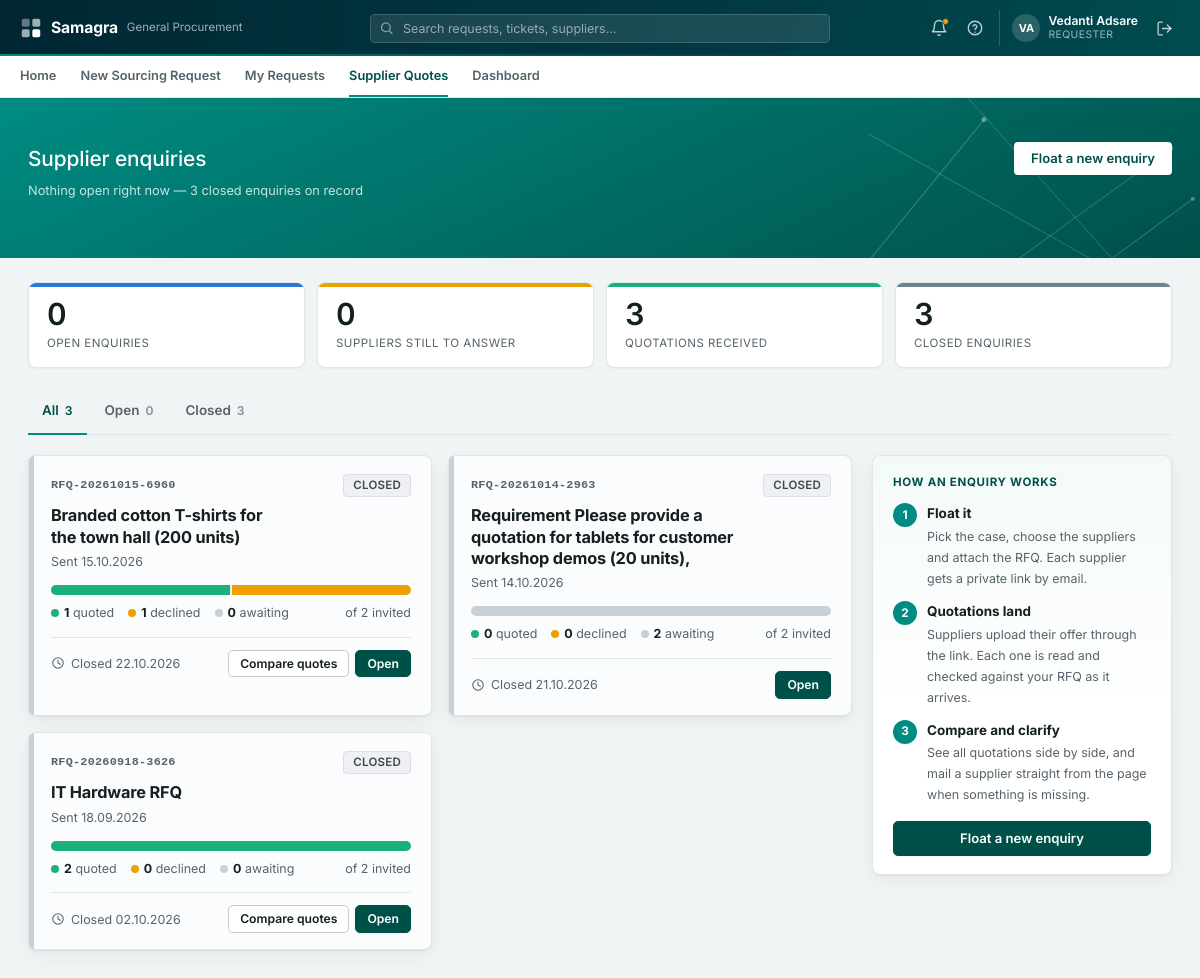
The page /supplier-rfq (signed in) on the database its author committed.
### tables this page shows
CREATE TABLE users (
    email           TEXT PRIMARY KEY,
    name            TEXT NOT NULL,
    salt            TEXT NOT NULL,
    password_hash   TEXT NOT NULL,
    created_at      TIMESTAMP NOT NULL
);

CREATE TABLE rfq_rounds (
    id            INTEGER PRIMARY KEY AUTOINCREMENT,
    reference     TEXT NOT NULL UNIQUE,
    case_id       INTEGER REFERENCES cases(id),
    subject       TEXT NOT NULL,
    message       TEXT,
    created_by    TEXT NOT NULL,
    created_at    TIMESTAMP NOT NULL,
    closes_at     TIMESTAMP NOT NULL,
    status        TEXT NOT NULL DEFAULT 'OPEN',
    closed_at     TIMESTAMP
, created_by_email TEXT, offer_analysis TEXT, offer_analysis_at TIMESTAMP, infosec_answers TEXT);

### routers/supplier_routes.py (the view)
@router.get("/supplier-rfq", response_class=HTMLResponse)
async def rfq_list(request: Request, user=Depends(require_requester)):
    rounds = db.list_rfq_rounds(user["name"])
    today = date.today()
    for r in rounds:
        r["is_open"] = supplier_rfq.is_open(r)
        r["quoted"] = r["responded"] - r["declined"]
        r["awaiting"] = r["invited"] - r["responded"]
        closes = _parse_date(str(r["closes_at"])[:10])
        r["days_left"] = (closes - today).days if closes else None
        r["case"] = db.get_case(r["case_id"]) if r.get("case_id") else None
        if not r["is_open"]:
            r["tone"] = "closed"
        elif r["awaiting"] == 0:
            r["tone"] = "done"          # everyone has answered - compare
        elif r["days_left"] is not None and r["days_left"] <= 2:
            r["tone"] = "urgent"        # deadline on top of them, replies missing
        else:
            r["tone"] = "waiting"
    stats = {
        "open": sum(1 for r in rounds if r["is_open"]),
        "awaiting": sum(r["awaiting"] for r in rounds if r["is_open"]),
        "quoted": sum(r["quoted"] for r in rounds),
        "closed": sum(1 for r in rounds if not r["is_open"]),
    }
    return templates.TemplateResponse(request, "buyer/rfq_list.html", {
        "user": user, "nav_page": "supplier_rfq", "rounds": rounds, "stats": stats,
        "flash": request.session.pop("rfq_flash", None),
    })

### templates/buyer/rfq_list.html (shortened to what this page needs)
{% extends "base.html" %}
{% import "_macros/icons.html" as ic %}
{% block hero %}
<div class="sf-hero-band">
    <div class="sf-hero-inner">
        <div class="sf-hero-row">
            <div class="sf-hero-title-group">
                <h1 class="sf-hero-title">Supplier enquiries</h1>
            </div>
            <div class="sf-hero-actions">
                <a href="/supplier-rfq/new" class="sf-hero-btn sf-hero-btn--solid">Float a new enquiry</a>
            </div>
        </div>
        <p class="sf-hero-meta">
            {% if stats.open %}{{ stats.open }} open enquir{{ "y" if stats.open == 1 else "ies" }} · {{ stats.awaiting }} supplier{{ "s" if stats.awaiting != 1 }} still to answer
            {% elif rounds %}Nothing open right now — {{ stats.closed }} closed enquir{{ "y" if stats.closed == 1 else "ies" }} on record
            {% else %}Send your RFQ to bidders and collect their quotations back in one place{% endif %}
        </p>
    </div>
</div>
{% endblock %}
{% block content %}
{% if not rounds %}
<div class="sf-rfq-empty">
    <div class="sf-card sf-rfq-empty__card">
        <h2>No enquiries yet</h2>
        <p>Floating an enquiry mails your RFQ and supporting documents to a list of suppliers, and gives each one a private page to send their quotation back through. As the quotations land, they are read and put side by side for you.</p>
        <a href="/supplier-rfq/new" class="sf-btn sf-btn--primary">Float a new enquiry</a>
    </div>
    {% include "buyer/_rfq_howto.html" %}
</div>
{% else %}
<div class="sf-kpi-row sf-rfq-kpis">
    <div class="sf-kpi sf-rfq-kpi sf-rfq-kpi--open"><div class="sf-kpi__value">{{ stats.open }}</div><div class="sf-kpi__label">Open enquiries</div></div>
    <div class="sf-kpi sf-rfq-kpi sf-rfq-kpi--wait"><div class="sf-kpi__value">{{ stats.awaiting }}</div><div class="sf-kpi__label">Suppliers still to answer</div></div>
    <div class="sf-kpi sf-rfq-kpi sf-rfq-kpi--quoted"><div class="sf-kpi__value">{{ stats.quoted }}</div><div class="sf-kpi__label">Quotations received</div></div>
    <div class="sf-kpi sf-rfq-kpi sf-rfq-kpi--closed"><div class="sf-kpi__value">{{ stats.closed }}</div><div class="sf-kpi__label">Closed enquiries</div></div>
</div>
<div class="sf-list-tabs" data-list-tabs>
    <a href="#" class="sf-list-tabs__item active" data-tab-filter="all">All <span class="sf-list-tabs__count">{{ rounds | length }}</span></a>
    <a href="#" class="sf-list-tabs__item" data-tab-filter="open">Open <span class="sf-list-tabs__count">{{ stats.open }}</span></a>
    <a href="#" class="sf-list-tabs__item" data-tab-filter="closed">Closed <span class="sf-list-tabs__count">{{ stats.closed }}</span></a>
</div>
<div class="sf-rfq-layout">
<div class="sf-rfq-cards">
    {% for r in rounds %}
    <div class="sf-card sf-rfq-card sf-rfq-card--{{ r.tone }}" data-category="{{ 'open' if r.is_open else 'closed' }}" data-href="/supplier-rfq/{{ r.id }}" tabindex="0">
        <div class="sf-rfq-card__top">
            <span class="sf-rfq-card__ref">{{ r.reference }}</span>
            {% if r.is_open %}
            <span class="sf-list-chip" style="background:#E5F5EA;color:#15803D;border:1px solid #BEE3C8;">Open</span>
            {% else %}
            <span class="sf-list-chip" style="background:#EEF0F3;color:#42474F;border:1px solid #DBDEE3;">Closed</span>
            {% endif %}
        </div>
        <h3 class="sf-rfq-card__title">{{ r.subject }}</h3>
        <p class="sf-rfq-card__meta">
            Sent {{ r.created_at | date }}{% if r.case %} · for <a href="/requests/{{ r.case.id }}">{{ r.case.ticket_no }}</a>{% endif %}
        </p>
        <div class="sf-rfq-progress" title="{{ r.quoted }} quoted · {{ r.declined }} declined · {{ r.awaiting }} awaiting">
            {% if r.invited %}
            {% if r.quoted %}<i class="is-quoted" style="width:{{ r.quoted * 100 / r.invited }}%"></i>{% endif %}
            {% if r.declined %}<i class="is-declined" style="width:{{ r.declined * 100 / r.invited }}%"></i>{% endif %}
            {% if r.awaiting %}<i class="is-awaiting" style="width:{{ r.awaiting * 100 / r.invited }}%"></i>{% endif %}
            {% endif %}
        </div>
        <div class="sf-rfq-card__counts">
            <span><b>{{ r.quoted }}</b> quoted</span>
            <span><b>{{ r.declined }}</b> declined</span>
            <span><b>{{ r.awaiting }}</b> awaiting</span>
            <span class="sf-rfq-card__invited">of {{ r.invited }} invited</span>
        </div>
        <div class="sf-rfq-card__foot">
            <span class="sf-rfq-card__deadline">
                {% if not r.is_open %}Closed {{ (r.closed_at or r.closes_at) | date }}
                {% elif r.days_left is not none and r.days_left < 0 %}Deadline passed {{ r.closes_at | date }}
                {% elif r.days_left == 0 %}Closes <b>today</b>
                {% elif r.days_left == 1 %}Closes <b>tomorrow</b> · {{ r.closes_at | date }}
                {% else %}<b>{{ r.days_left }} days</b> left · closes {{ r.closes_at | date }}{% endif %}
            </span>
            <span class="sf-rfq-card__actions">
                {% if r.responded %}<a href="/supplier-rfq/{{ r.id }}#compare" class="sf-btn sf-btn--secondary sf-btn--sm">Compare quotes</a>{% endif %}
                <a href="/supplier-rfq/{{ r.id }}" class="sf-btn sf-btn--primary sf-btn--sm">Open</a>
            </span>
        </div>
    </div>
    {% endfor %}
</div>
<aside class="sf-rfq-rail">
    {% include "buyer/_rfq_howto.html" %}
</aside>
</div>
{% endif %}
{% endblock %}

### templates/base.html (shortened to what this page needs)
<!doctype html>
<html lang="en">
<head>
    <link rel="stylesheet" href="{{ asset_url('/static/css/base.css') }}">
    <link rel="stylesheet" href="{{ asset_url('/static/css/header.css') }}">
    <link rel="stylesheet" href="{{ asset_url('/static/css/forms.css') }}">
    <link rel="stylesheet" href="{{ asset_url('/static/css/queue.css') }}">
    <link rel="stylesheet" href="{{ asset_url('/static/css/login.css') }}">
    <link rel="stylesheet" href="{{ asset_url('/static/css/detail-hero.css') }}">
    <link rel="stylesheet" href="{{ asset_url('/static/css/new-request-form.css') }}">
    <link rel="stylesheet" href="{{ asset_url('/static/css/requester-home.css') }}">
    <link rel="stylesheet" href="{{ asset_url('/static/css/login-split.css') }}">
    <link rel="stylesheet" href="{{ asset_url('/static/css/confirm-success.css') }}">
    <link rel="stylesheet" href="{{ asset_url('/static/css/my-requests.css') }}">
    <link rel="stylesheet" href="{{ asset_url('/static/css/buyer-queue-list.css') }}">
    <link rel="stylesheet" href="{{ asset_url('/static/css/case-status.css') }}">
</head>
<body class="{% block body_class %}{% endblock %}">
{% import "_macros/icons.html" as ic %}
{% import "_macros/notification_panel.html" as np %}
{% if user %}
<div class="sf-shell-header">
    <div class="sf-shell-header__row">
        <a class="sf-shell-brand" href="/home" title="Home">
            <span class="sf-shell-brand__name">Samagra</span>
            <span class="sf-shell-brand__dept">General Procurement</span>
        </a>
        {% if not user.is_admin %}
        <form class="sf-shell-search" method="get" action="{{ '/queue' if user.role == 'buyer' else '/requests' }}">
            <input type="text" name="q" placeholder="Search requests, tickets, suppliers..." value="{{ request.query_params.get('q', '') }}">
        </form>
        {% else %}
        <div class="sf-shell-search" style="visibility:hidden;"></div>
        {% endif %}
        <div class="sf-shell-actions">
            {{ np.render(notifications) }}
            <a class="sf-shell-icon-btn" href="mailto:procurement.intake.demo@outlook.com" title="Help &amp; support">{{ ic.icon("help-circle", 18) }}</a>
            <div class="sf-shell-user">
                <span class="sf-avatar">{{ user.name | initials }}</span>
                <div class="sf-shell-user__meta">
                    <span class="sf-shell-user__name">{{ user.name }}</span>
                    <span class="sf-shell-user__role">{{ "Procurement head" if user.is_admin else ("Buyer (GP)" if user.role == "buyer" else "Requester") }}</span>
                </div>
            </div>
            <form class="sf-logout-form" method="post" action="/logout">
                <button type="submit" class="sf-shell-icon-btn" title="Log out">{{ ic.icon("log-out", 17) }}</button>
            </form>
        </div>
    </div>
</div>
{% if not hide_nav_tabs %}
<div class="sf-shell-subnav">
    <div class="sf-shell-subnav__row">
        {% if user.role == "requester" %}
        <a class="sf-shell-subnav__link {{ 'active' if nav_page == 'home' else '' }}" href="/home">Home</a>
        <a class="sf-shell-subnav__link {{ 'active' if nav_page == 'new_request' else '' }}" href="/requests/new">New Sourcing Request</a>
        <a class="sf-shell-subnav__link {{ 'active' if nav_page == 'my_requests' else '' }}" href="/requests">My Requests</a>
        <a class="sf-shell-subnav__link {{ 'active' if nav_page == 'supplier_rfq' else '' }}" href="/supplier-rfq">Supplier Quotes</a>
        <a class="sf-shell-subnav__link {{ 'active' if nav_page == 'dashboard' else '' }}" href="/dashboard">Dashboard</a>
        {% endif %}
    </div>
</div>
{% endif %}
{% endif %}
{% block hero %}{% endblock %}
<main class="sf-content {% block content_width %}{% endblock %}">
    {% block content %}{% endblock %}
</main>
</body>
</html>

### static/css/base.css (style rules this page uses)
:root { --sf-teal: #008C82; --sf-teal-deep: #00504A; --sf-teal-ink: #00726B; --sf-teal-wash: #EAF4F3; --sf-primary: var(--sf-teal-deep); --sf-primary-hover: #003B37; --sf-shell-bg: #002733; --sf-accent: var(--sf-teal-ink); --sf-accent-hover: var(--sf-teal-deep); --sf-bg: #F1F4F4; --sf-surface: #FFFFFF; --sf-surface-alt: #F6F8F8; --sf-border: #E0E5E6; --sf-border-strong: #C3CBCC; --sf-text: #14201F; --sf-text-muted: #56636A; --sf-text-faint: #87929A; --sf-danger: #B42318; --sf-danger-bg: #FBEAEA; --sf-warning: #B45309; --sf-warning-bg: #FEF2E1; --sf-success: #15803D; --sf-success-bg: #E5F5EA; --sf-info: #1D4ED8; --sf-info-bg: #E8F0FE; --sf-radius: 5px; --sf-radius-lg: 8px; --sf-shadow-sm: 0 1px 2px rgba(0, 39, 51, .05); --sf-shadow: 0 1px 2px rgba(0, 39, 51, .05), 0 4px 14px rgba(0, 39, 51, .05); --sf-shadow-lg: 0 12px 34px rgba(0, 39, 51, .14); --sf-shell-header-h: 56px; --sf-shell-nav-h: 42px; --sf-font: "Inter", "Segoe UI", system-ui, -apple-system, Roboto, Helvetica, Arial, sans-serif; }
* { box-sizing: border-box; }
html, body { margin: 0; padding: 0; }
body { background: var(--sf-bg); color: var(--sf-text); font-family: var(--sf-font); font-size: 13.5px; line-height: 1.55; -webkit-font-smoothing: antialiased; -moz-osx-font-smoothing: grayscale; font-feature-settings: "cv05" 1, "cv11" 1; }
td, th, .sf-kpi__value, .sf-num { font-variant-numeric: tabular-nums; }
h1, h2, h3 { text-wrap: balance; letter-spacing: -0.011em; }
a { color: var(--sf-accent); text-decoration: none; transition: color .12s ease; }
.sf-content { max-width: 1320px; margin: 0 auto; padding: 20px 28px 48px; }
.sf-card { background: var(--sf-surface); border: 1px solid var(--sf-border); border-radius: var(--sf-radius-lg); box-shadow: var(--sf-shadow-sm); padding: 18px 22px; margin-bottom: 16px; }
.sf-btn { display: inline-flex; align-items: center; justify-content: center; gap: 6px; border: 1px solid transparent; border-radius: var(--sf-radius); padding: 8px 16px; font-size: 0.82rem; font-weight: 600; cursor: pointer; text-decoration: none; line-height: 1.3; font-family: inherit; white-space: nowrap; transition: background-color .14s ease, border-color .14s ease, box-shadow .14s ease, transform .08s ease; }
.sf-btn--primary { background: var(--sf-primary); color: #fff; border-color: var(--sf-primary); box-shadow: var(--sf-shadow-sm); }
.sf-btn--secondary { background: #fff; border-color: var(--sf-border-strong); color: var(--sf-text); }
.sf-btn--sm { padding: 5px 11px; font-size: 0.76rem; }
.sf-avatar { display: inline-flex; align-items: center; justify-content: center; width: 28px; height: 28px; border-radius: 50%; background: rgba(255, 255, 255, 0.16); color: #fff; font-weight: 700; font-size: 0.68rem; flex-shrink: 0; }
.sf-kpi-row { display: grid; grid-template-columns: repeat(4, 1fr); gap: 12px; margin-bottom: 20px; }
.sf-kpi { background: var(--sf-surface); border: 1px solid var(--sf-border); border-radius: var(--sf-radius-lg); box-shadow: var(--sf-shadow-sm); padding: 14px 18px; }
.sf-kpi__value { font-size: 1.7rem; font-weight: 600; color: var(--sf-text); line-height: 1.15; letter-spacing: -0.02em; }
.sf-kpi__label { font-size: 0.72rem; color: var(--sf-text-muted); text-transform: uppercase; letter-spacing: 0.04em; margin-top: 3px; }

### static/css/my-requests.css (style rules this page uses)
.sf-list-tabs { display: flex; gap: 4px; border-bottom: 1px solid var(--sf-border); margin-bottom: 0; }
.sf-list-tabs__item { display: flex; align-items: baseline; gap: 6px; padding: 12px 14px; font-size: 0.84rem; font-weight: 600; color: var(--sf-text-muted); border-bottom: 2px solid transparent; margin-bottom: -1px; }
.sf-list-tabs__item.active { color: var(--sf-hero-teal-deep); border-bottom-color: var(--sf-hero-teal); }
.sf-list-tabs__count { font-size: 0.76rem; font-weight: 600; color: var(--sf-text-faint); }
.sf-list-tabs__item.active .sf-list-tabs__count { color: var(--sf-hero-teal-deep); }
.sf-list-chip { display: inline-flex; align-items: center; padding: 2px 9px; border-radius: 4px; font-size: 0.72rem; font-weight: 600; text-transform: uppercase; letter-spacing: 0.02em; white-space: nowrap; }

### rows shown on the page
users: name|initials "VA", name "Vedanti Adsare"
rfq_rounds: reference "RFQ-20261015-6960", subject "Branded cotton T-shirts for the town hall (200 units)", created_at "15.10.2026", {{ r.quoted * 100 / r.invited }} 50.0 (drawn), {{ r.declined * 100 / r.invited }} 50.0 (drawn), quoted "1", declined "1", awaiting "0", invited "2", {{ s }} 14 (drawn), closes_at "22.10.2026"
rfq_rounds: reference "RFQ-20261014-2963", subject "Requirement Please provide a quotation for tablets for customer workshop demos (20 units),", created_at "14.10.2026", {{ r.awaiting * 100 / r.invited }} 100.0 (drawn), quoted "0", declined "0", awaiting "2", invited "2", {{ s }} 14 (drawn), closes_at "21.10.2026"
rfq_rounds: reference "RFQ-20260918-3626", subject "IT Hardware RFQ", created_at "18.09.2026", {{ r.quoted * 100 / r.invited }} 100.0 (drawn), quoted "2", declined "0", awaiting "0", invited "2", {{ s }} 14 (drawn), closes_at "02.10.2026"

### other values the page prints
{{ stats.closed }} "3"
{{ "y" if stats.closed == 1 else "ies" }} "ies"
{{ stats.open }} "0"
{{ stats.awaiting }} "0"
{{ stats.quoted }} "3"
{{ rounds | length }} "3"
